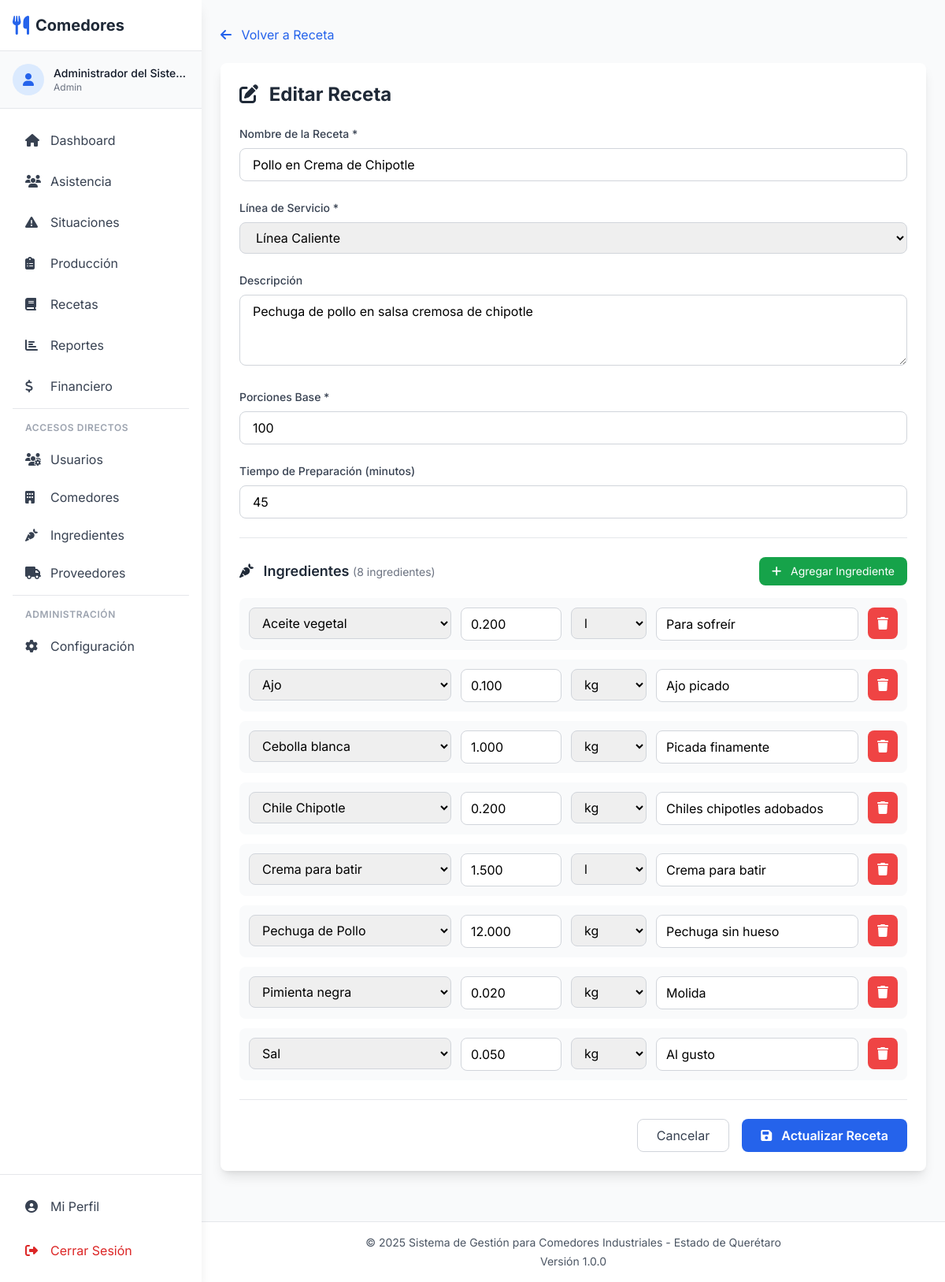
The page /recipes/edit/1 (signed in) on the database its author committed.
### tables this page shows
CREATE TABLE IF NOT EXISTS recetas (
    id INT AUTO_INCREMENT PRIMARY KEY,
    nombre VARCHAR(150) NOT NULL,
    linea_servicio_id INT NOT NULL,
    descripcion TEXT,
    porciones_base INT DEFAULT 100,
    tiempo_preparacion INT COMMENT 'Minutes',
    activo TINYINT(1) DEFAULT 1,
    fecha_creacion TIMESTAMP DEFAULT CURRENT_TIMESTAMP,
    FOREIGN KEY (linea_servicio_id) REFERENCES lineas_servicio(id) ON DELETE CASCADE,
    INDEX idx_linea (linea_servicio_id)
);

CREATE TABLE IF NOT EXISTS lineas_servicio (
    id INT AUTO_INCREMENT PRIMARY KEY,
    nombre VARCHAR(50) NOT NULL,
    descripcion VARCHAR(200),
    orden_visualizacion INT DEFAULT 0,
    activo TINYINT(1) DEFAULT 1
);

CREATE TABLE IF NOT EXISTS receta_ingredientes (
    id INT AUTO_INCREMENT PRIMARY KEY,
    receta_id INT NOT NULL,
    ingrediente_id INT NOT NULL,
    cantidad DECIMAL(10,3) NOT NULL,
    unidad VARCHAR(20) NOT NULL,
    notas VARCHAR(200),
    FOREIGN KEY (receta_id) REFERENCES recetas(id) ON DELETE CASCADE,
    FOREIGN KEY (ingrediente_id) REFERENCES ingredientes(id) ON DELETE CASCADE,
    UNIQUE KEY unique_receta_ingrediente (receta_id, ingrediente_id)
);

CREATE TABLE IF NOT EXISTS ingredientes (
    id INT AUTO_INCREMENT PRIMARY KEY,
    nombre VARCHAR(100) NOT NULL,
    unidad_medida VARCHAR(20) NOT NULL COMMENT 'kg, g, l, ml, pzas',
    costo_unitario DECIMAL(10,2),
    proveedor VARCHAR(150),
    activo TINYINT(1) DEFAULT 1,
    INDEX idx_nombre (nombre)
);

### app/views/recipes/edit.php (the view, shortened to what the rows shown need)
<?php require_once APP_PATH . '/views/layouts/header.php'; ?>
<?php require_once APP_PATH . '/views/layouts/nav.php'; ?>
<div class="container mx-auto px-4 py-8">
    <div class="max-w-4xl mx-auto">
        <div class="mb-6">
            <a href="<?php echo Router::url('/recipes/view/' . $receta['id']); ?>" class="text-blue-600 hover:text-blue-700">
                <i class="fas fa-arrow-left mr-2"></i> Volver a Receta
            </a>
        </div>
        <div class="bg-white rounded-lg shadow-lg p-6">
            <h2 class="text-2xl font-bold text-gray-800 mb-6">
                <i class="fas fa-edit mr-2"></i> Editar Receta
            </h2>
            <form method="POST" action="<?php echo Router::url('/recipes/update/' . $receta['id']); ?>" class="space-y-6">
                <div>
                    <label for="nombre" class="block text-sm font-medium text-gray-700 mb-2">
                        Nombre de la Receta *
                    </label>
                    <input type="text" id="nombre" name="nombre" required
                           value="<?php echo htmlspecialchars($receta['nombre']); ?>"
                           class="w-full px-4 py-2 border border-gray-300 rounded-lg focus:ring-2 focus:ring-blue-500">
                </div>
                <div>
                    <label for="linea_servicio_id" class="block text-sm font-medium text-gray-700 mb-2">
                        Línea de Servicio *
                    </label>
                    <select id="linea_servicio_id" name="linea_servicio_id" required
                            class="w-full px-4 py-2 border border-gray-300 rounded-lg focus:ring-2 focus:ring-blue-500">
                        <?php foreach ($lineas as $linea): ?>
                        <option value="<?php echo $linea['id']; ?>" <?php echo $linea['id'] == $receta['linea_servicio_id'] ? 'selected' : ''; ?>>
                            <?php echo htmlspecialchars($linea['nombre']); ?>
                        </option>
                        <?php endforeach; ?>
                    </select>
                </div>
                <div>
                    <label for="descripcion" class="block text-sm font-medium text-gray-700 mb-2">
                        Descripción
                    </label>
                    <textarea id="descripcion" name="descripcion" rows="3"
                              class="w-full px-4 py-2 border border-gray-300 rounded-lg focus:ring-2 focus:ring-blue-500"><?php echo htmlspecialchars($receta['descripcion'] ?? ''); ?></textarea>
                </div>
                <div>
                    <label for="porciones_base" class="block text-sm font-medium text-gray-700 mb-2">
                        Porciones Base *
                    </label>
                    <input type="number" id="porciones_base" name="porciones_base" required
                           value="<?php echo htmlspecialchars($receta['porciones_base']); ?>"
                           class="w-full px-4 py-2 border border-gray-300 rounded-lg focus:ring-2 focus:ring-blue-500">
                </div>
                <div>
                    <label for="tiempo_preparacion" class="block text-sm font-medium text-gray-700 mb-2">
                        Tiempo de Preparación (minutos)
                    </label>
                    <input type="number" id="tiempo_preparacion" name="tiempo_preparacion"
                           value="<?php echo htmlspecialchars($receta['tiempo_preparacion'] ?? ''); ?>"
                           class="w-full px-4 py-2 border border-gray-300 rounded-lg focus:ring-2 focus:ring-blue-500">
                </div>
                <div class="pt-6 border-t">
                    <div class="flex justify-between items-center mb-4">
                        <h3 class="text-lg font-semibold text-gray-800">
                            <i class="fas fa-carrot mr-2"></i> Ingredientes
                            <span class="text-sm text-gray-500 font-normal">(<?php echo count($recetaIngredientes); ?> ingredientes)</span>
                        </h3>
                        <button type="button" onclick="addIngredient()" class="px-4 py-2 bg-green-600 hover:bg-green-700 text-white rounded-lg text-sm">
                            <i class="fas fa-plus mr-2"></i> Agregar Ingrediente
                        </button>
                    </div>
                    <div id="ingredientes-container" class="space-y-3">
                        <?php if (!empty($recetaIngredientes)): ?>
                            <?php foreach ($recetaIngredientes as $idx => $ing): ?>
                            <div class="flex gap-3 items-start p-3 bg-gray-50 rounded-lg" id="ingrediente-existing-<?php echo $ing['id']; ?>">
                                <div class="flex-1">
                                    <select name="ingredientes_existentes[<?php echo $ing['id']; ?>][ingrediente_id]" required
                                            class="w-full px-3 py-2 border border-gray-300 rounded-lg focus:ring-2 focus:ring-blue-500">
                                        <?php foreach ($ingredientes as $ingrediente): ?>
                                        <option value="<?php echo $ingrediente['id']; ?>" <?php echo $ingrediente['id'] == $ing['ingrediente_id'] ? 'selected' : ''; ?>>
                                            <?php echo htmlspecialchars($ingrediente['nombre']); ?>
                                        </option>
                                        <?php endforeach; ?>
                                    </select>
                                </div>
                                <div class="w-32">
                                    <input type="number" name="ingredientes_existentes[<?php echo $ing['id']; ?>][cantidad]"
                                           value="<?php echo $ing['cantidad']; ?>" placeholder="Cantidad" step="0.001" min="0" required
                                           class="w-full px-3 py-2 border border-gray-300 rounded-lg focus:ring-2 focus:ring-blue-500">
                                </div>
                                <div class="w-24">
                                    <select name="ingredientes_existentes[<?php echo $ing['id']; ?>][unidad]" required
                                            class="w-full px-3 py-2 border border-gray-300 rounded-lg focus:ring-2 focus:ring-blue-500">
                                        <option value="kg" <?php echo $ing['unidad'] == 'kg' ? 'selected' : ''; ?>>kg</option>
                                        <option value="l" <?php echo $ing['unidad'] == 'l' ? 'selected' : ''; ?>>l</option>
                                    </select>
                                </div>
                                <div class="flex-1">
                                    <input type="text" name="ingredientes_existentes[<?php echo $ing['id']; ?>][notas]"
                                           value="<?php echo htmlspecialchars($ing['notas'] ?? ''); ?>" placeholder="Notas (opcional)"
                                           class="w-full px-3 py-2 border border-gray-300 rounded-lg focus:ring-2 focus:ring-blue-500">
                                </div>
                                <button type="button" onclick="removeExistingIngredient(<?php echo $ing['id']; ?>)"
                                        class="px-3 py-2 bg-red-500 hover:bg-red-600 text-white rounded-lg">
                                    <i class="fas fa-trash"></i>
                                </button>
                            </div>
                            <?php endforeach; ?>
                        <?php endif; ?>
                    </div>
                </div>
                <div class="pt-6 border-t flex justify-end space-x-4">
                    <a href="<?php echo Router::url('/recipes/view/' . $receta['id']); ?>"
                       class="px-6 py-2 border border-gray-300 rounded-lg text-gray-700 hover:bg-gray-50">
                        Cancelar
                    </a>
                    <button type="submit" class="px-6 py-2 bg-blue-600 hover:bg-blue-700 text-white font-semibold rounded-lg">
                        <i class="fas fa-save mr-2"></i> Actualizar Receta
                    </button>
                </div>
            </form>
        </div>
    </div>
</div>
<?php require_once APP_PATH . '/views/layouts/footer.php'; ?>

### app/Router.php (shortened to what the rows shown need)
<?php
class Router {
    private $routes = [];
    public function add($method, $path, $controller, $action) {
        $this->routes[] = [
            'method' => strtoupper($method),
            'path' => $path,
            'controller' => $controller,
            'action' => $action
        ];
    }
    public function dispatch() {
        $requestMethod = $_SERVER['REQUEST_METHOD'];
        $requestUri = $_SERVER['REQUEST_URI'];
        $requestUri = strtok($requestUri, '?');
        $scriptName = $_SERVER['SCRIPT_NAME'];
        $basePath = str_replace('/index.php', '', $scriptName);
        $requestPath = str_replace($basePath, '', $requestUri);
        foreach ($this->routes as $route) {
            if ($route['method'] === $requestMethod) {
                $pattern = $this->convertToRegex($route['path']);
                if (preg_match($pattern, $requestPath, $matches)) {
                    array_shift($matches);
                    $controllerName = $route['controller'];
                    $controllerFile = APP_PATH . '/controllers/' . $controllerName . '.php';
                    if (file_exists($controllerFile)) {
                        $controller = new $controllerName();
                        $action = $route['action'];
                        if (method_exists($controller, $action)) {
                            call_user_func_array([$controller, $action], $matches);
                            return;
                        } else {
                            $this->error404("Method $action not found in $controllerName");
                            return;
                        }
                    } else {
                        $this->error404("Controller file not found: $controllerFile");
                        return;
                    }
                }
            }
        }
    }
    private function convertToRegex($path) {
        $pattern = preg_replace('/\/:([^\/]+)/', '/([^/]+)', $path);
        return '#^' . $pattern . '$#';
    }
    public static function url($path = '') {
        return BASE_URL . $path;
    }
}

### rows shown on the page
recetas: nombre "Pollo en Crema de Chipotle", linea_servicio_id "Línea Caliente", descripcion "Pechuga de pollo en salsa cremosa de chipotle", porciones_base "100", tiempo_preparacion "45"
receta_ingredientes: ingrediente+id "Aceite vegetal", cantidad "0.200", unidad+id "l", notas "Para sofreír"
receta_ingredientes: ingrediente+id "Ajo", cantidad "0.100", unidad+id "kg", notas "Ajo picado"
receta_ingredientes: ingrediente+id "Cebolla blanca", cantidad "1.000", unidad+id "kg", notas "Picada finamente"
receta_ingredientes: ingrediente+id "Chile Chipotle", cantidad "0.200", unidad+id "kg", notas "Chiles chipotles adobados"
receta_ingredientes: ingrediente+id "Crema para batir", cantidad "1.500", unidad+id "l", notas "Crema para batir"
receta_ingredientes: ingrediente+id "Pechuga de Pollo", cantidad "12.000", unidad+id "kg", notas "Pechuga sin hueso"
receta_ingredientes: ingrediente+id "Pimienta negra", cantidad "0.020", unidad+id "kg", notas "Molida"
receta_ingredientes: ingrediente+id "Sal", cantidad "0.050", unidad+id "kg", notas "Al gusto"

### other values the page prints
count($recetaIngredientes) "8"
